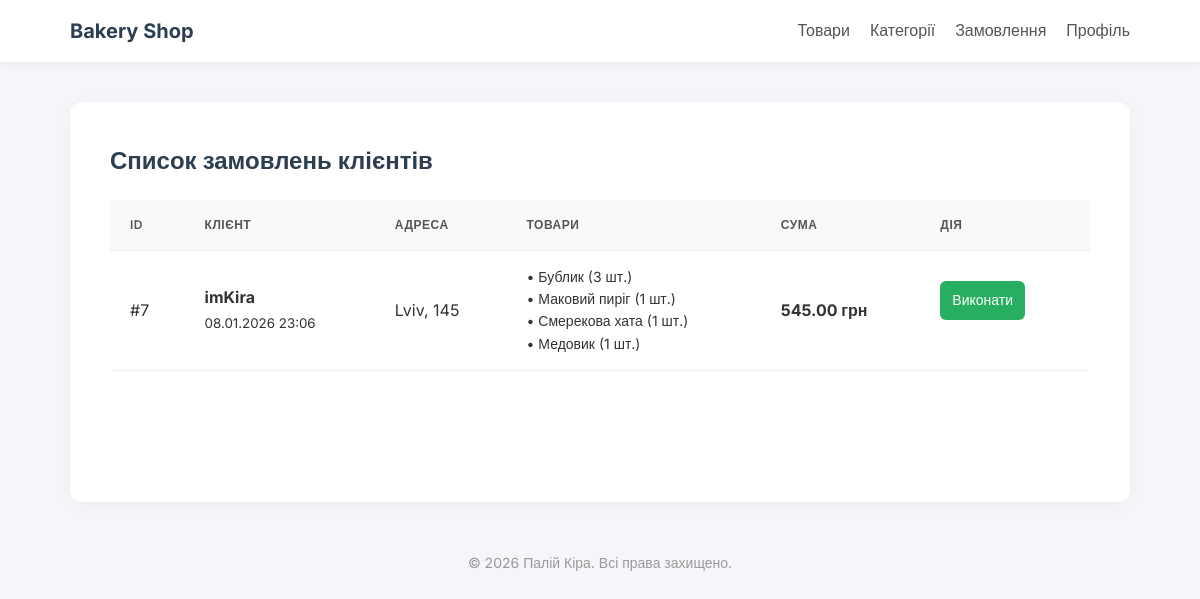
The page /cart/orders/ (signed in) on the database as committed earlier.
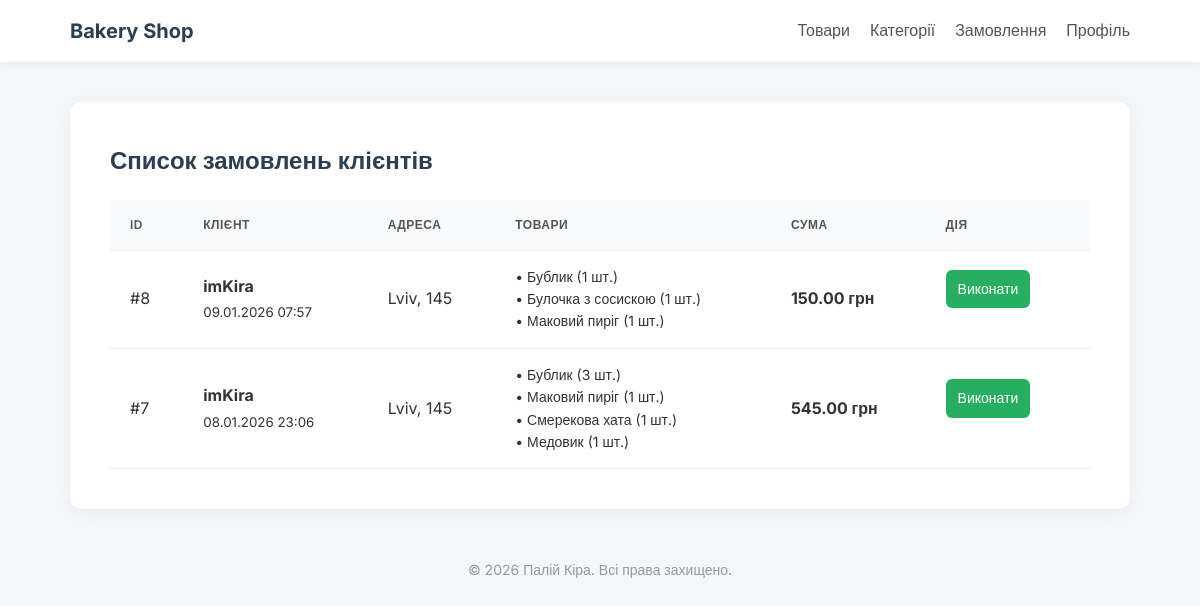
The same page on the database as committed later.
### cart/models.py (models this page shows, shortened)
class Order(models.Model):
    STATUS_CHOICES = [
        ('new', 'Нове'),
        ('done', 'Виконано'),
    ]
    user = models.ForeignKey(User, on_delete=models.CASCADE, verbose_name="Користувач")
    created_at = models.DateTimeField(auto_now_add=True, verbose_name="Дата")
    status = models.CharField(max_length=10, choices=STATUS_CHOICES, default='new', verbose_name="Статус")
    address = models.CharField(max_length=255, verbose_name="Адреса доставки", default='')
    @property
    def total_cost(self):
        return sum(item.cost for item in self.items.all())

class OrderItem(models.Model):
    order = models.ForeignKey(Order, related_name='items', on_delete=models.CASCADE)
    product_title = models.CharField(max_length=200)
    price = models.DecimalField(max_digits=10, decimal_places=2)
    quantity = models.PositiveIntegerField(default=1)
    @property
    def cost(self):
        return self.price * self.quantity

### cart/views.py (the view)
# urls.py: path('orders/', views.admin_order_list, name='admin_order_list'),
@login_required
def admin_order_list(request):
    if not request.user.is_superuser:
        return redirect('products')
    orders = Order.objects.all().order_by('-created_at')
    return render(request, 'cart/admin_orders.html', {'orders': orders})

### cart/templates/cart/admin_orders.html
{% extends "store/layout.html" %}
{% block content %}
<h2>Список замовлень клієнтів</h2>
{% if orders %}
    <table class="styled-table">
        <thead>
            <tr>
                <th>ID</th>
                <th>Клієнт</th>
                <th>Адреса</th>
                <th>Товари</th>
                <th>Сума</th>
                <th>Дія</th>
            </tr>
        </thead>
        <tbody>
            {% for order in orders %}
            <tr>
                <td>#{{ order.id }}</td>
                <td>
                    <strong>{{ order.user.username }}</strong><br>
                    <small>{{ order.created_at|date:"d.m.Y H:i" }}</small>
                </td>
                <td>{{ order.address }}</td>
                <td>
                    <ul style="list-style: none; padding: 0; margin: 0; font-size: 14px;">
                        {% for item in order.items.all %}
                            <li>• {{ item.product_title }} ({{ item.quantity }} шт.)</li>
                        {% endfor %}
                    </ul>
                </td>
                <td style="font-weight: bold;">{{ order.total_cost }} грн</td>
                <td>
                    <a href="{% url 'complete_order' order.id %}"
                       class="btn-add"
                       style="background-color: #27ae60; padding: 8px 12px; font-size: 14px;">
                       Виконати
                    </a>
                </td>
            </tr>
            {% endfor %}
        </tbody>
    </table>
{% else %}
    <p>Активних замовлень немає.</p>
{% endif %}
{% endblock %}

Rows that differ between the two databases and show on the page:
added Order: id "8", user.username "imKira", created_at "09.01.2026 07:57", address "Lviv, 145", total_cost "150.00"
added OrderItem: product_title "Бублик", quantity "1", shown under "8"
added OrderItem: product_title "Булочка з сосискою", quantity "1", shown under "8"
added OrderItem: product_title "Маковий пиріг", quantity "1", shown under "8"
